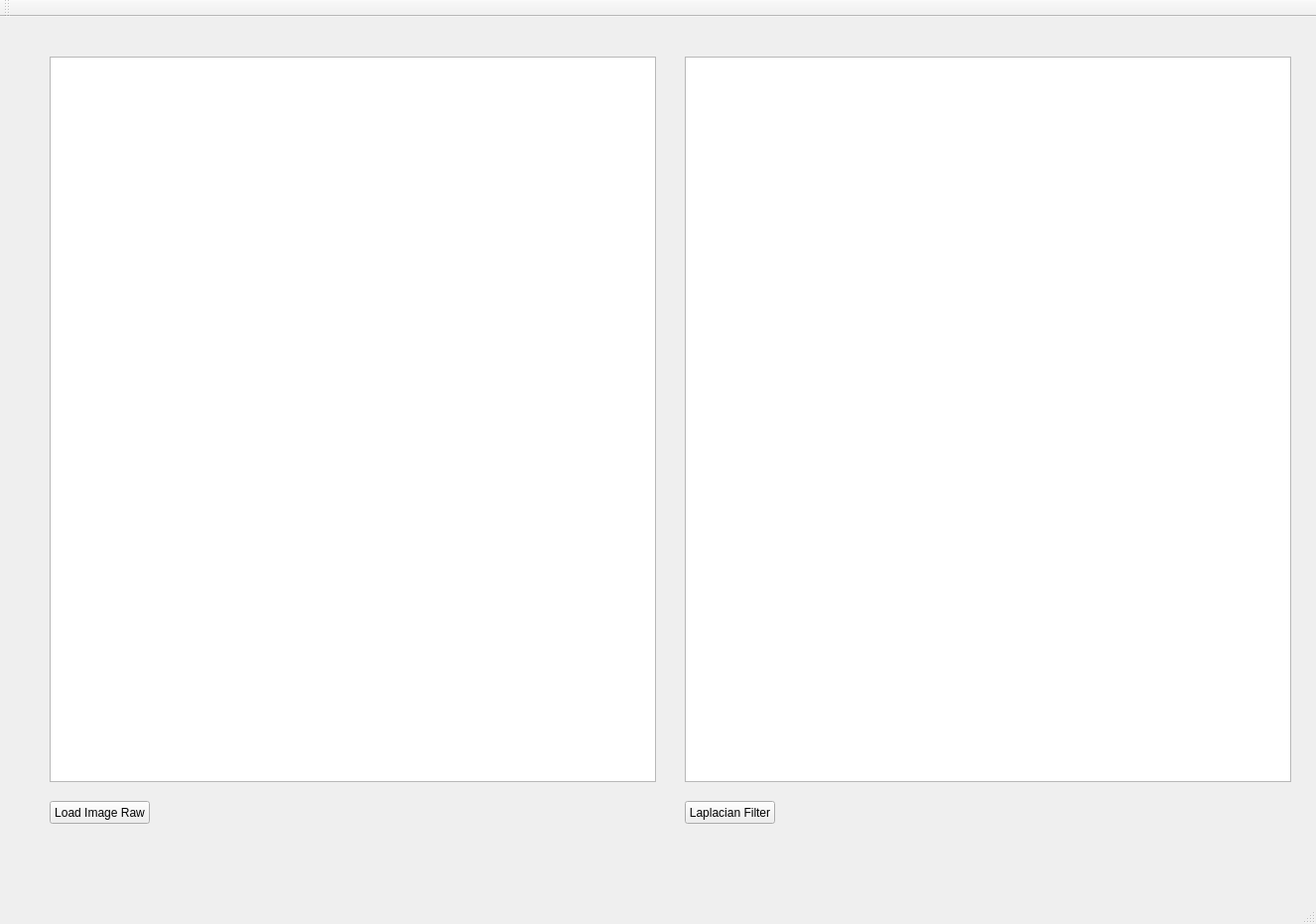
<?xml version="1.0" encoding="UTF-8"?>
<ui version="4.0">
 <class>MainWindow</class>
 <widget class="QMainWindow" name="MainWindow">
  <property name="geometry">
   <rect>
    <x>0</x>
    <y>0</y>
    <width>1326</width>
    <height>931</height>
   </rect>
  </property>
  <property name="windowTitle">
   <string>MainWindow</string>
  </property>
  <widget class="QWidget" name="centralWidget">
   <widget class="QGraphicsView" name="graphicsView">
    <property name="geometry">
     <rect>
      <x>50</x>
      <y>40</y>
      <width>611</width>
      <height>731</height>
     </rect>
    </property>
   </widget>
   <widget class="QPushButton" name="LOAD">
    <property name="geometry">
     <rect>
      <x>50</x>
      <y>790</y>
      <width>101</width>
      <height>23</height>
     </rect>
    </property>
    <property name="text">
     <string>Load Image Raw</string>
    </property>
   </widget>
   <widget class="QGraphicsView" name="graphicsView_2">
    <property name="geometry">
     <rect>
      <x>690</x>
      <y>40</y>
      <width>611</width>
      <height>731</height>
     </rect>
    </property>
   </widget>
   <widget class="QPushButton" name="pushButton">
    <property name="geometry">
     <rect>
      <x>690</x>
      <y>790</y>
      <width>91</width>
      <height>23</height>
     </rect>
    </property>
    <property name="text">
     <string>Laplacian Filter</string>
    </property>
   </widget>
  </widget>
  <widget class="QMenuBar" name="menuBar">
   <property name="geometry">
    <rect>
     <x>0</x>
     <y>0</y>
     <width>1326</width>
     <height>21</height>
    </rect>
   </property>
  </widget>
  <widget class="QToolBar" name="mainToolBar">
   <attribute name="toolBarArea">
    <enum>TopToolBarArea</enum>
   </attribute>
   <attribute name="toolBarBreak">
    <bool>false</bool>
   </attribute>
  </widget>
  <widget class="QStatusBar" name="statusBar"/>
 </widget>
 <layoutdefault spacing="6" margin="11"/>
 <resources/>
 <connections/>
</ui>
